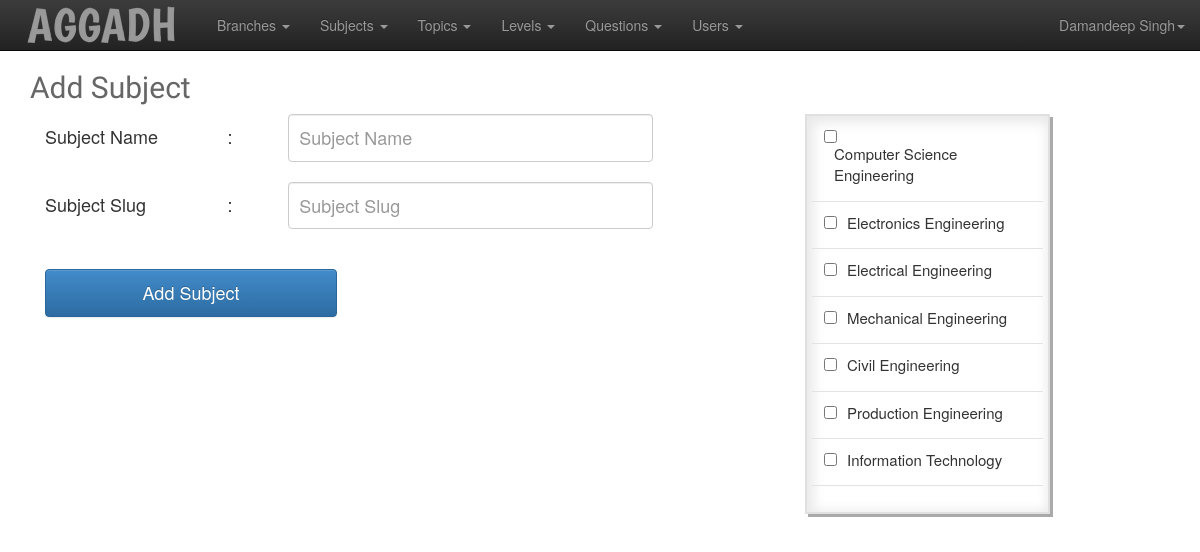
Screenshot of /admin/subject-add.php (signed in) with the database file from the repository.
### tables this page shows
CREATE TABLE IF NOT EXISTS `branches` (
  `branch_id` int(11) NOT NULL AUTO_INCREMENT,
  `branch_name` varchar(255) NOT NULL,
  `bn_slug` varchar(255) NOT NULL,
  PRIMARY KEY (`branch_id`),
  UNIQUE KEY `bn_slug` (`bn_slug`)
);

### includes/functions.php (called while the page is built, shortened)
<?php require 'db.php';
function adminName($a_id)
{
    global $conn;
    $query = "SELECT a_name from admins WHERE `a_id`=? ;";
                            $q = $conn->prepare($query);
                            $q->bind_param('i', $aid);
                        $q->execute();
                        $q->bind_result($admin_name);
                        return $admin_name;
}
function getBranches()
{
    $getquery = "Select * from branches ;";
    global $conn;
                        $res = $conn->query($getquery);
                     return $res;
}

### admin/subject-add.php (the view, shortened to what this page needs)
<?php include './includes/header.php'; ?>
<div class="container-fluid">
    <div class="container-fluid">
        <h2>Add Subject</h2>
        <form action="<?php echo htmlspecialchars($_SERVER["PHP_SELF"]); ?>" method="post" class="add-form">
            <div class="col-lg-8">
                <div class="container-fluid">
                    <p class="col-lg-3">Subject Name</p> <p class="col-lg-1">:</p><input class=" form-control col-lg-8" name="sname" type="text" placeholder="Subject Name" />
                </div>
                <div class="container-fluid">
                    <p class="col-lg-3">Subject Slug</p> <p class="col-lg-1">:</p><input class="form-control col-lg-8" name="sslug" type="text" placeholder="Subject Slug" />
                </div>
                <div class="container-fluid">
                    <input class="btn btn-primary col-lg-6" name="subject" type="submit" value="Add Subject" />
                </div>
            </div>
            <div class="col-lg-4">
                <div class="container-fluid">
                    <div class="branch-list">
                        <ul>
                        <? $arr = getBranches();
                        while($row = $arr->fetch_array())
                        {?>
                            <li><input type="checkbox" name="branch[]" value="<? echo $row['branch_id']; ?>" /><label><? echo $row['branch_name'];?></label></li>
                        <?}
?>
                        </ul>
                    </div>
                </div>
            </div>
        </form>
    </div>
</div>
<? include './includes/footer.php'; ?>

### admin/includes/header.php (shortened to what this page needs)
<?php session_start();
require ("../includes/functions.php");?>
<html>
    <head>
        <link rel="stylesheet" type="text/css" href="css/bootstrap.css" />
        <link rel="stylesheet" type="text/css" href="css/bootstrap-theme.css" />
        <link rel="stylesheet" type="text/css" href="css/style.css" />
    </head>
    <body>
        <header>
            <div class="navbar navbar-inverse navbar-static-top" >
                <div class="container-fluid">
    <div class="navbar-header">
        <a class="navbar-brand" href="adminindex.php"><img src="../img/logo-footer-menu.png" /></a>
    </div>
    <div class="collapse navbar-collapse" id="main-menu-collapse">
      <ul class="nav navbar-nav">
          <? if(isset($_SESSION['admin']))
          {?>
        <li class="dropdown">
          <a href="#" class="dropdown-toggle" data-toggle="dropdown">Branches <b class="caret"></b></a>
        </li>
        <li class="dropdown">
          <a href="#" class="dropdown-toggle" data-toggle="dropdown">Subjects <b class="caret"></b></a>
        </li>
        <li class="dropdown">
          <a href="#" class="dropdown-toggle" data-toggle="dropdown">Topics <b class="caret"></b></a>
        </li>
        <li class="dropdown">
          <a href="#" class="dropdown-toggle" data-toggle="dropdown">Levels <b class="caret"></b></a>
        </li>
        <li class="dropdown">
          <a href="#" class="dropdown-toggle" data-toggle="dropdown">Questions <b class="caret"></b></a>
        </li>
        <li class="dropdown">
          <a href="#" class="dropdown-toggle" data-toggle="dropdown">Users <b class="caret"></b></a>
        </li>
        <?
          }
          ?>
      </ul>
      <ul class="nav navbar-nav navbar-right">
        <li class="dropdown">
            <? if(isset($_SESSION['admin']))
            { ?>
            <a href="#" class="dropdown-toggle" data-toggle="dropdown"><?$a=adminName($_SESSION['admin']); echo $a; ?><b class="caret"></b></a>
 <?}
 ?>
        </li>
      </ul>
    </div>
  </div>
        </header>

### admin/css/style.css (style rules this page uses)
h1,h2,h3,h4,h5,h6 { font-family: "Boogaloo" !important; font-weight: normal !important; color: #666; margin: 0; padding: 0; }
.navbar-brand, .navbar-brand > img { margin: 0; padding: 0px 8px; }
.add-form input[type="text"], .add-form select { display: inline; width: 50%; }
.add-form div.container-fluid { padding: 10px 0px; }
.add-form input, .add-form select { font-size: 18px; padding: 10px 10px; height: auto; }
.add-form p { font-size: 18px; margin: 0; padding: 10px 0px; }
.add-form input[type="submit"] { text-align: center; margin-top: 20px; width: 40%; }
.branch-list, .options-list { width: 70%; height: 400px; overflow-y: auto; border: 2px solid #e0e0e0; box-shadow: 3px 3px #aaa,inset 3px 3px 12px 4px #eaeaea; }
.branch-list ul, .branch-list ul li, .options-list ul, .options-list ul li { margin: 0; padding: 0px; }
.branch-list ul li, .options-list ul li { padding: 10px 12px; display: block; border-bottom: 1px solid #e3e3e3; margin: 0px 5px; }
.branch-list ul li label, .options-list ul li label { padding-left: 10px; font-weight: normal; font-size: 15px; }

### rows the page displays
branches: branch_name "Computer Science Engineering"
branches: branch_name "Electronics Engineering"
branches: branch_name "Electrical Engineering"
branches: branch_name "Mechanical Engineering"
branches: branch_name "Civil Engineering"
branches: branch_name "Production Engineering"
branches: branch_name "Information Technology"

### other values shown
$a "Damandeep Singh"
